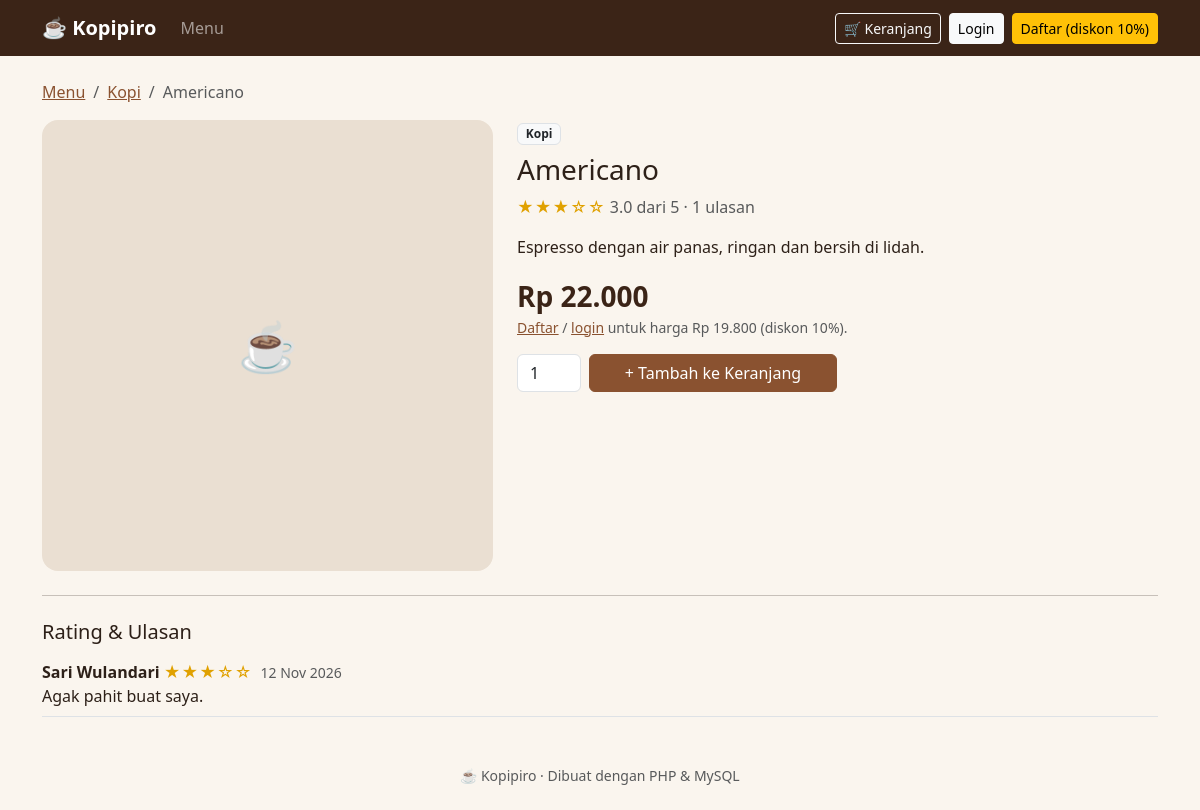
/product.php?id=2, run on the app's committed database.
### tables this page shows
CREATE TABLE `products` (
  `id` int(10) unsigned NOT NULL AUTO_INCREMENT,
  `category_id` int(10) unsigned NOT NULL,
  `name` varchar(100) NOT NULL,
  `description` text DEFAULT NULL,
  `price` int(10) unsigned NOT NULL COMMENT 'Harga normal (Rupiah)',
  `image` varchar(255) DEFAULT NULL COMMENT 'Nama file di uploads/products/',
  `is_available` tinyint(1) NOT NULL DEFAULT 1,
  `created_at` timestamp NOT NULL DEFAULT CURRENT_TIMESTAMP,
  PRIMARY KEY (`id`),
  KEY `idx_products_category` (`category_id`),
  CONSTRAINT `fk_products_category` FOREIGN KEY (`category_id`) REFERENCES `categories` (`id`)
);

CREATE TABLE `categories` (
  `id` int(10) unsigned NOT NULL AUTO_INCREMENT,
  `name` varchar(50) NOT NULL,
  PRIMARY KEY (`id`),
  UNIQUE KEY `uq_categories_name` (`name`)
);

### auth.php (called while the page is built, shortened)
<?php
function is_logged_in(): bool
{
    return !empty($_SESSION['user_id']);
}
function current_role(): ?string
{
    return $_SESSION['role'] ?? null;
}
function is_customer(): bool
{
    return current_role() === 'customer';
}
function can_order(): bool
{
    return !is_logged_in() || is_customer();
}
?>

### product.php (the view, shortened to what this page needs)
<?php
include 'init.php';
$id = (int) ($_GET['id'] ?? 0);
$product = db_one(
    $conn,
    "SELECT p.*, c.name AS category_name FROM products p JOIN categories c ON c.id = p.category_id
     WHERE p.id = ? AND p.is_available = 1",
    'i',
    [$id]
);
$stat = db_one($conn, "SELECT COALESCE(AVG(rating), 0) AS avg_rating, COUNT(*) AS cnt FROM reviews WHERE product_id = ?", 'i', [$id]);
$reviews = db_all(
    $conn,
    "SELECT r.rating, r.comment, r.created_at, u.name FROM reviews r JOIN users u ON u.id = r.user_id
     WHERE r.product_id = ? ORDER BY r.created_at DESC LIMIT 50",
    'i',
    [$id]
);
$pct = member_discount_percent();
$price = (int) $product['price'];
include 'header.php';
?>
<nav aria-label="breadcrumb">
    <ol class="breadcrumb">
        <li class="breadcrumb-item"><a href="<?= e(url('index.php')) ?>">Menu</a></li>
        <li class="breadcrumb-item"><a href="<?= e(url('index.php?cat=' . (int) $product['category_id'])) ?>"><?= e($product['category_name']) ?></a></li>
        <li class="breadcrumb-item active"><?= e($product['name']) ?></li>
    </ol>
</nav>
<div class="row g-4">
    <div class="col-md-5"><?= product_img($product, 'kp-detail') ?></div>
    <div class="col-md-7">
        <span class="badge bg-light text-dark border"><?= e($product['category_name']) ?></span>
        <h1 class="h3 mt-2"><?= e($product['name']) ?></h1>
        <div class="mb-3">
            <?php if ($stat['cnt'] > 0): ?>
                <?= stars((float) $stat['avg_rating']) ?>
                <span class="text-muted"><?= number_format((float) $stat['avg_rating'], 1) ?> dari 5 · <?= (int) $stat['cnt'] ?> ulasan</span>
            <?php else: ?>
                <span class="text-muted">Belum ada rating</span>
            <?php endif; ?>
        </div>
        <p><?= nl2br(e($product['description'])) ?></p>
        <div class="mb-3">
            <?php if ($pct > 0): ?>
                <span class="kp-price-old"><?= rupiah($price) ?></span> <span class="badge bg-success">Diskon member <?= $pct ?>%</span><br>
                <span class="kp-price fs-3"><?= rupiah(price_after_discount($price, $pct)) ?></span>
            <?php else: ?>
                <span class="kp-price fs-3"><?= rupiah($price) ?></span>
                <?php if (!is_logged_in()): ?>
                    <div class="small text-muted"><a href="<?= e(url('register.php')) ?>">Daftar</a> / <a href="<?= e(url('login.php')) ?>">login</a> untuk harga <?= rupiah(price_after_discount($price, DISCOUNT_PERCENT)) ?> (diskon <?= DISCOUNT_PERCENT ?>%).</div>
                <?php endif; ?>
            <?php endif; ?>
        </div>
        <?php if (can_order()): ?>
            <form method="POST" action="<?= e(url('cart.php')) ?>" class="d-flex gap-2" style="max-width: 320px;">
                <input type="number" name="qty" value="1" min="1" max="20" class="form-control kp-qty" aria-label="Jumlah">
                <button class="btn btn-kp flex-grow-1" type="submit">+ Tambah ke Keranjang</button>
            </form>
        <?php endif; ?>
    </div>
</div>
<hr class="my-4">
<h2 class="h5">Rating &amp; Ulasan</h2>
<?php foreach ($reviews as $r): ?>
    <div class="border-bottom py-2">
        <strong><?= e($r['name']) ?></strong>
        <?= stars((float) $r['rating']) ?>
        <small class="text-muted ms-1"><?= e(date('d M Y', strtotime($r['created_at']))) ?></small>
        <?php if ($r['comment']): ?><div><?= e($r['comment']) ?></div><?php endif; ?>
    </div>
<?php endforeach; ?>
<?php include 'footer.php'; ?>

### assets/style.css (style rules this page uses)
:root { --kp-dark: #3b2417; --kp-brown: #8a5230; --kp-accent: #c8803c; --kp-cream: #faf5ee; }
body { background: var(--kp-cream); color: #2d2018; }
a { color: var(--kp-brown); }
.btn-kp { background: var(--kp-brown); border-color: var(--kp-brown); color: #fff; }
.kp-price { font-weight: 700; color: var(--kp-dark); }
.kp-qty { width: 64px; }

### data on the page
products: category.name "Kopi", name "Americano", description "Espresso dengan air panas, ringan dan bersih di lidah.", price "Rp 22.000", price "Rp 19.800"

### other printed values
DISCOUNT_PERCENT "10"
str_repeat('★', $full) "★★★"
str_repeat('☆', 5 - $full) "☆☆"
$stat['avg_rating'] "3.0"
$stat['cnt'] "1"
$r['name'] "Sari Wulandari"
date('d M Y', strtotime($r['created_at'])) "12 Nov 2026"
$r['comment'] "Agak pahit buat saya."
